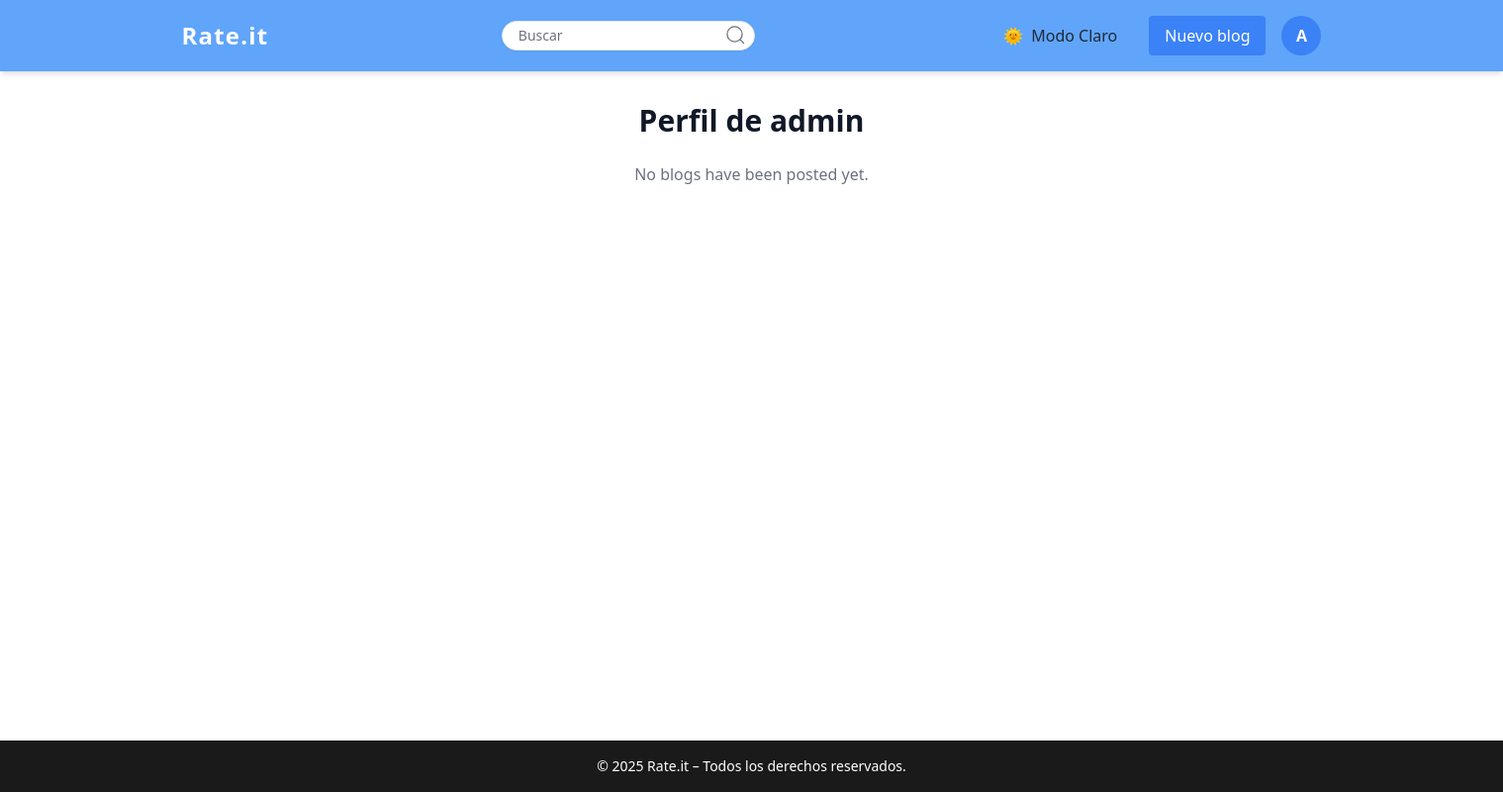
The app's page /profile/ (signed in), older data.
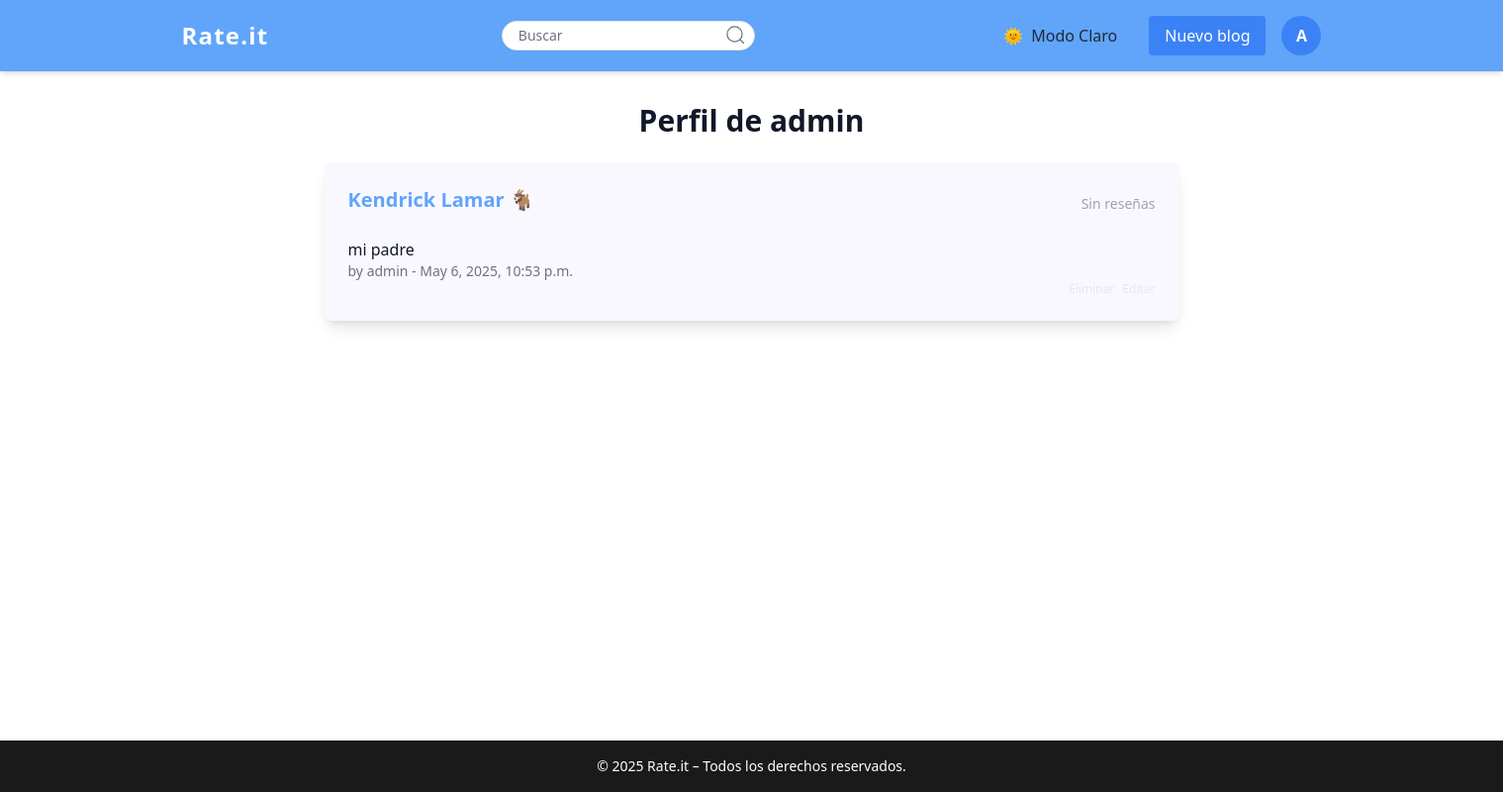
The same page, newer data.
### blogapp/models.py (models this page shows, shortened)
class Blog(models.Model):
    title = models.CharField(max_length=200)
    content = HTMLField()
    author = models.ForeignKey(User, on_delete=models.CASCADE)
    created_at = models.DateTimeField(auto_now_add=True)
    is_deleted = models.BooleanField(default=False)
    tag = models.ForeignKey(Tag,on_delete=models.SET_NULL, null=True, max_length=100)
    cover_image = models.ImageField(upload_to='covers/', blank=True, null=True,validators=[dimension_imagen])
    average_rating = models.FloatField(default=0)
    objects = BlogManager()
    all_objects = models.Manager()

### blogapp/views.py (the view)
# urls.py: path('profile/', ProfileView.as_view(), name='profile'),
class ProfileView(ListView):
    model = Blog
    template_name = 'blogapp/profile.html'
    context_object_name = 'object_list'
    def get_queryset(self):
        return Blog.objects.filter(author=self.request.user)

### blogapp/models.py (called while the page is built)
    def get_queryset(self):
        return super().get_queryset().filter(is_deleted=False)

### blogapp/templates/blogapp/profile.html (shortened to what this page needs)
{% extends 'base.html' %}
{% load widget_tweaks %}
{% block content %}
    <h1 class="text-3xl font-bold mb-6 text-center text-gray-900 dark:text-white">Perfil de {{user.username}} </h1>
    <div class="grid gap-6">
        {% for blog in object_list %}
            <div class="bg-[#faf8ff] dark:bg-[#333] rounded-lg shadow-lg p-6 hover:shadow-xl transition-all duration-700 ease-in-out dark:text-white text-gray-900 animate-fade-in">
                <div class="flex justify-between items-center mb-4">
                    <h2 class="text-xl font-semibold mb-2">
                        <a href="{% url 'blogapp:blog_detail' blog.pk %}" class="text-blue-400 hover:text-blue-300 dark:text-[#ff0099] dark:hover:text-[#99005c]">{{ blog.title }}</a>
                    </h2>
                    {% if blog.average_rating > 0 %}
                        <span class="text-sm font-semibold text-yellow-500">{{ blog.average_rating|floatformat:1 }} ★</span>
                  {% else %}
                      <span class="text-sm text-gray-400">Sin reseñas</span>
                    {% endif %}
                </div>
                <p class="text-white text-m" >{{blog.content|safe}}</p>
                <p class="text-sm text-gray-500 dark:text-gray-400">by {{ blog.author.username }} - {{ blog.created_at }}</p>
                <div class="flex justify-end space-x-2 text-xs my-0.2">
                    <button onclick="document.getElementById('deleteModal-{{ blog.pk }}').classList.remove('hidden')" class="text-gray-200 hover:underline">Eliminar</button>
                    <a href="{% url 'blogapp:blog_update' blog.pk %}" class="text-gray-200 hover:underline">Editar</a>
                </div>
            </div>
        {% empty %}
            <p class="text-gray-500 dark:text-gray-400 text-center">No blogs have been posted yet.</p>
        {% endfor %}
    </div>
{% endblock %}

Row changes from the older to the newer data that the page shows:
added Blog: title "Kendrick Lamar 🐐", average_rating "Sin reseñas", content "mi padre", author.username "admin", created_at "May 6, 2025, 10:53 p.m."
Text that changed along with them:
text no longer shown: "No blogs have been posted yet."
